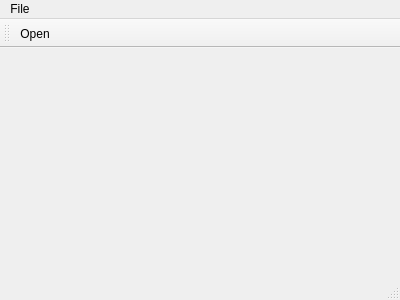
<?xml version="1.0" encoding="UTF-8"?>
<ui version="4.0">
 <class>MainWindow</class>
 <widget class="QMainWindow" name="MainWindow">
  <property name="geometry">
   <rect>
    <x>0</x>
    <y>0</y>
    <width>400</width>
    <height>300</height>
   </rect>
  </property>
  <property name="windowTitle">
   <string>MainWindow</string>
  </property>
  <widget class="QWidget" name="centralWidget">
   <layout class="QHBoxLayout" name="horizontalLayout"/>
  </widget>
  <widget class="QMenuBar" name="menuBar">
   <property name="geometry">
    <rect>
     <x>0</x>
     <y>0</y>
     <width>400</width>
     <height>24</height>
    </rect>
   </property>
   <widget class="QMenu" name="menuFile">
    <property name="title">
     <string>File</string>
    </property>
    <addaction name="actionOpen"/>
   </widget>
   <addaction name="menuFile"/>
  </widget>
  <widget class="QToolBar" name="mainToolBar">
   <property name="movable">
    <bool>true</bool>
   </property>
   <attribute name="toolBarArea">
    <enum>TopToolBarArea</enum>
   </attribute>
   <attribute name="toolBarBreak">
    <bool>false</bool>
   </attribute>
   <addaction name="actionOpen"/>
  </widget>
  <widget class="QStatusBar" name="statusBar"/>
  <action name="actionOpen">
   <property name="icon">
    <iconset resource="mainwindow.qrc">
     <normaloff>:/images/open.png</normaloff>:/images/open.png</iconset>
   </property>
   <property name="text">
    <string>Open...</string>
   </property>
   <property name="toolTip">
    <string>Opens a data file</string>
   </property>
   <property name="shortcut">
    <string>Ctrl+O</string>
   </property>
  </action>
 </widget>
 <layoutdefault spacing="6" margin="11"/>
 <resources>
  <include location="mainwindow.qrc"/>
 </resources>
 <connections/>
</ui>
